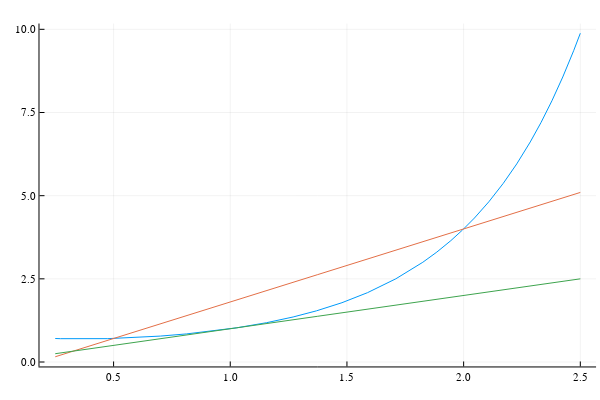

Write notebook code for a chart like this one.
### Markdown cell above
Here we see how to use it and the related  `secant(f,a,b)` function:

### Code cell
f(x) = x^x
a,b = 1/2, 2
c = 1
plot(f, 1/4, 2.5, legend=false)
plot!(secant(f, a, b))
plot!(tangent(f, c))

### Figure 1 — Plotly figure (JSON) as saved in the notebook; plotly's stock layout.template omitted (floating-point values rounded to 4 significant figures)
{"data": [{"colorbar": {"title": ""}, "legendgroup": "y1", "line": {"color": "rgba(0, 154, 250, 1.000)", "dash": "solid", "shape": "linear", "width": 1}, "mode": "lines", "name": "y1", "showlegend": true, "type": "scatter", "x": [0.25, 0.272, 0.4751, 0.5972, 0.7005, 0.8126, 0.916, 1.027, 1.155, 1.269, 1.369, 1.479, 1.588, 1.71, 1.825, 1.885, 1.945, 1.996, 2.046, 2.108, 2.17, 2.228, 2.286, 2.332, 2.378, 2.425, 2.471, 2.479, 2.486, 2.493, 2.5], "xaxis": "x", "y": [0.7071, 0.7018, 0.7022, 0.735, 0.7793, 0.8448, 0.9228, 1.028, 1.181, 1.354, 1.538, 1.783, 2.085, 2.501, 2.998, 3.304, 3.648, 3.971, 4.328, 4.816, 5.368, 5.954, 6.615, 7.204, 7.853, 8.568, 9.357, 9.485, 9.615, 9.748, 9.882], "yaxis": "y", "zmax": null, "zmin": null}, {"colorbar": {"title": ""}, "legendgroup": "y2", "line": {"color": "rgba(227, 111, 71, 1.000)", "dash": "solid", "shape": "linear", "width": 1}, "mode": "lines", "name": "y2", "showlegend": true, "type": "scatter", "x": [0.25, 0.272, 0.4751, 0.5972, 0.7005, 0.8126, 0.916, 1.027, 1.155, 1.269, 1.369, 1.479, 1.588, 1.71, 1.825, 1.945, 2.046, 2.17, 2.286, 2.471, 2.5], "xaxis": "x", "y": [0.1583, 0.2065, 0.6525, 0.9206, 1.147, 1.393, 1.62, 1.864, 2.146, 2.396, 2.616, 2.855, 3.096, 3.363, 3.616, 3.88, 4.101, 4.372, 4.627, 5.035, 5.098], "yaxis": "y", "zmax": null, "zmin": null}, {"colorbar": {"title": ""}, "legendgroup": "y3", "line": {"color": "rgba(62, 164, 78, 1.000)", "dash": "solid", "shape": "linear", "width": 1}, "mode": "lines", "name": "y3", "showlegend": true, "type": "scatter", "x": [0.25, 0.272, 0.4751, 0.5972, 0.7005, 0.8126, 0.916, 1.027, 1.155, 1.269, 1.369, 1.479, 1.588, 1.71, 1.825, 1.945, 2.046, 2.17, 2.286, 2.471, 2.5], "xaxis": "x", "y": [0.25, 0.272, 0.4751, 0.5972, 0.7005, 0.8126, 0.916, 1.027, 1.155, 1.269, 1.369, 1.479, 1.588, 1.71, 1.825, 1.945, 2.046, 2.17, 2.286, 2.471, 2.5], "yaxis": "y", "zmax": null, "zmin": null}], "layout": {"annotations": [], "height": 400, "margin": {"b": 20, "l": 0, "r": 0, "t": 20}, "paper_bgcolor": "rgba(255, 255, 255, 1.000)", "plot_bgcolor": "rgba(255, 255, 255, 1.000)", "showlegend": false, "width": 600, "xaxis": {"anchor": "y", "domain": [0.06582, 0.9934], "gridcolor": "rgba(0, 0, 0, 0.100)", "gridwidth": 0.5, "linecolor": "rgba(0, 0, 0, 1.000)", "mirror": false, "range": [0.1825, 2.567], "showgrid": true, "showline": true, "showticklabels": true, "tickangle": 0, "tickcolor": "rgb(0, 0, 0)", "tickfont": {"color": "rgba(0, 0, 0, 1.000)", "family": "sans-serif", "size": 11}, "tickmode": "array", "ticks": "inside", "ticktext": ["0.5", "1.0", "1.5", "2.0", "2.5"], "tickvals": [0.5, 1, 1.5, 2, 2.5], "title": "", "titlefont": {"color": "rgba(0, 0, 0, 1.000)", "family": "sans-serif", "size": 15}, "type": "-", "visible": true, "zeroline": false, "zerolinecolor": "rgba(0, 0, 0, 1.000)"}, "yaxis": {"anchor": "x", "domain": [0.03762, 0.9902], "gridcolor": "rgba(0, 0, 0, 0.100)", "gridwidth": 0.5, "linecolor": "rgba(0, 0, 0, 1.000)", "mirror": false, "range": [-0.1334, 10.17], "showgrid": true, "showline": true, "showticklabels": true, "tickangle": 0, "tickcolor": "rgb(0, 0, 0)", "tickfont": {"color": "rgba(0, 0, 0, 1.000)", "family": "sans-serif", "size": 11}, "tickmode": "array", "ticks": "inside", "ticktext": ["0.0", "2.5", "5.0", "7.5", "10.0"], "tickvals": [0, 2.5, 5, 7.5, 10], "title": "", "titlefont": {"color": "rgba(0, 0, 0, 1.000)", "family": "sans-serif", "size": 15}, "type": "-", "visible": true, "zeroline": false, "zerolinecolor": "rgba(0, 0, 0, 1.000)"}}}
